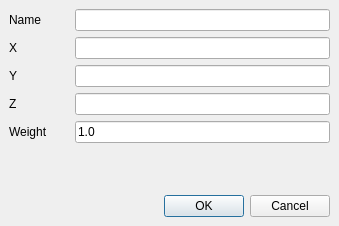
<ui version="4.0" >
 <class>dlgPointDetails</class>
 <widget class="QDialog" name="dlgPointDetails" >
  <property name="geometry" >
   <rect>
    <x>0</x>
    <y>0</y>
    <width>339</width>
    <height>226</height>
   </rect>
  </property>
  <property name="windowTitle" >
   <string>Point Details</string>
  </property>
  <layout class="QVBoxLayout" >
   <property name="margin" >
    <number>9</number>
   </property>
   <property name="spacing" >
    <number>6</number>
   </property>
   <item>
    <layout class="QGridLayout" >
     <property name="margin" >
      <number>0</number>
     </property>
     <property name="spacing" >
      <number>6</number>
     </property>
     <item row="3" column="2" >
      <widget class="QLineEdit" name="txtZ" >
       <property name="maximumSize" >
        <size>
         <width>16777215</width>
         <height>16777215</height>
        </size>
       </property>
      </widget>
     </item>
     <item row="2" column="2" >
      <widget class="QLineEdit" name="txtY" >
       <property name="maximumSize" >
        <size>
         <width>16777215</width>
         <height>16777215</height>
        </size>
       </property>
      </widget>
     </item>
     <item row="1" column="2" >
      <widget class="QLineEdit" name="txtX" >
       <property name="maximumSize" >
        <size>
         <width>16777215</width>
         <height>16777215</height>
        </size>
       </property>
      </widget>
     </item>
     <item row="4" column="2" >
      <widget class="QLineEdit" name="txtW" >
       <property name="maximumSize" >
        <size>
         <width>16777215</width>
         <height>16777215</height>
        </size>
       </property>
       <property name="text" >
        <string>1.0</string>
       </property>
      </widget>
     </item>
     <item row="0" column="2" >
      <widget class="QLineEdit" name="txtName" />
     </item>
     <item row="4" column="0" colspan="2" >
      <widget class="QLabel" name="label_4" >
       <property name="sizePolicy" >
        <sizepolicy>
         <hsizetype>5</hsizetype>
         <vsizetype>5</vsizetype>
         <horstretch>0</horstretch>
         <verstretch>0</verstretch>
        </sizepolicy>
       </property>
       <property name="minimumSize" >
        <size>
         <width>60</width>
         <height>0</height>
        </size>
       </property>
       <property name="text" >
        <string>Weight</string>
       </property>
       <property name="margin" >
        <number>0</number>
       </property>
      </widget>
     </item>
     <item row="3" column="0" colspan="2" >
      <widget class="QLabel" name="label_3" >
       <property name="text" >
        <string>Z</string>
       </property>
      </widget>
     </item>
     <item row="2" column="0" colspan="2" >
      <widget class="QLabel" name="label_2" >
       <property name="text" >
        <string>Y</string>
       </property>
      </widget>
     </item>
     <item row="1" column="0" colspan="2" >
      <widget class="QLabel" name="label" >
       <property name="text" >
        <string>X</string>
       </property>
      </widget>
     </item>
     <item row="0" column="0" colspan="2" >
      <widget class="QLabel" name="label_5" >
       <property name="sizePolicy" >
        <sizepolicy>
         <hsizetype>5</hsizetype>
         <vsizetype>5</vsizetype>
         <horstretch>0</horstretch>
         <verstretch>0</verstretch>
        </sizepolicy>
       </property>
       <property name="text" >
        <string>Name</string>
       </property>
      </widget>
     </item>
    </layout>
   </item>
   <item>
    <spacer>
     <property name="orientation" >
      <enum>Qt::Vertical</enum>
     </property>
     <property name="sizeHint" >
      <size>
       <width>20</width>
       <height>40</height>
      </size>
     </property>
    </spacer>
   </item>
   <item>
    <widget class="QDialogButtonBox" name="dlgBtnBox" >
     <property name="orientation" >
      <enum>Qt::Horizontal</enum>
     </property>
     <property name="standardButtons" >
      <set>QDialogButtonBox::Cancel|QDialogButtonBox::NoButton|QDialogButtonBox::Ok</set>
     </property>
    </widget>
   </item>
  </layout>
 </widget>
 <tabstops>
  <tabstop>txtName</tabstop>
  <tabstop>txtX</tabstop>
  <tabstop>txtY</tabstop>
  <tabstop>txtZ</tabstop>
  <tabstop>txtW</tabstop>
  <tabstop>dlgBtnBox</tabstop>
 </tabstops>
 <resources/>
 <connections>
  <connection>
   <sender>dlgBtnBox</sender>
   <signal>rejected()</signal>
   <receiver>dlgPointDetails</receiver>
   <slot>reject()</slot>
   <hints>
    <hint type="sourcelabel" >
     <x>316</x>
     <y>260</y>
    </hint>
    <hint type="destinationlabel" >
     <x>286</x>
     <y>274</y>
    </hint>
   </hints>
  </connection>
 </connections>
</ui>
